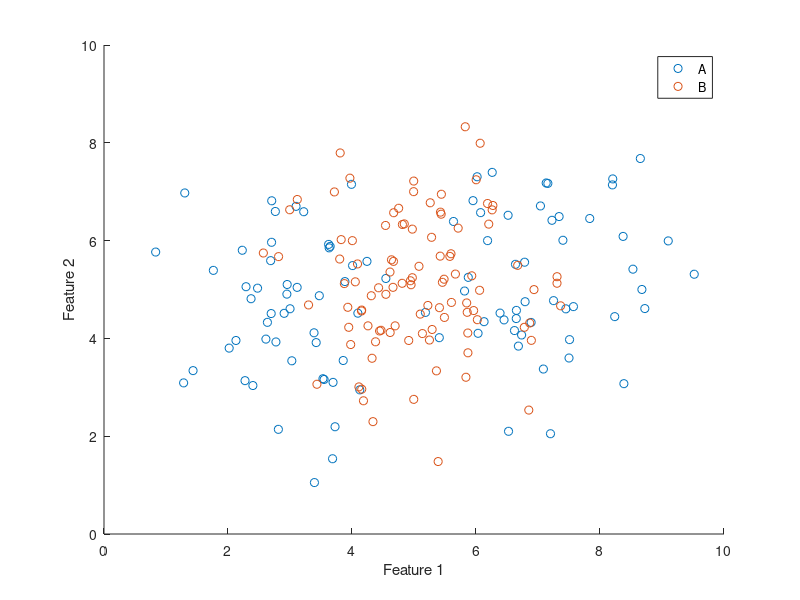

The MATLAB source for this figure: (Note: this script raises an error after producing the figure.)
data_A = load('data_lvq_A.mat').('matA');
data_B = load('data_lvq_B.mat').('matB');

data_A_f1 = data_A(:,1);
data_A_f2 = data_A(:,2);
data_B_f1 = data_B(:,1);
data_B_f2 = data_B(:,2);

scatter(data_A_f1,data_A_f2);
hold on
scatter(data_B_f1,data_B_f2);

xlabel('Feature 1'); 
ylabel('Feature 2');
legend('A', 'B')


%%% LVQ
learn_rate = 0.01;
data = [data_A; data_B];

% Labels for the data (0 = A, 1 = B)
data_labels = zeros(1, length(data));
data_labels(length(data_A) + 1: length(data_labels)) = 1;

% prototype initialisation
n_class_A = 2;
n_class_B = 1;
[init_protos, label_protos] = init(n_class_A, n_class_B, data_A, data_B);
% LVQ
[prototypes, train_error] = LVQ(data, data_labels, init_protos, label_protos, learn_rate);

% plot clusters over data
scatter(prototypes(:,1), prototypes(:,2), 'filled')
legend('A', 'B', 'Prototypes')

% plot train error
% close
% plot(train_error)
% xlabel('Number of eopchs'); 
% ylabel('Training error');

% kfold cv 

[test_err, test_err_folds] = kfold_cv(10, data_A, data_B, n_class_A, n_class_B, learn_rate);



